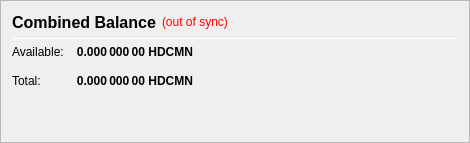
                   <widget class="QFrame" name="frame_CombinedBalances">
                    <property name="minimumSize">
                     <size>
                      <width>470</width>
                      <height>0</height>
                     </size>
                    </property>
                    <property name="frameShape">
                     <enum>QFrame::StyledPanel</enum>
                    </property>
                    <property name="frameShadow">
                     <enum>QFrame::Raised</enum>
                    </property>
                    <layout class="QVBoxLayout" name="verticalLayout_5">
                     <item>
                      <layout class="QHBoxLayout" name="horizontalLayout_5" stretch="0,0,0">
                       <item>
                        <widget class="QLabel" name="label_5z">
                         <property name="minimumSize">
                          <size>
                           <width>0</width>
                           <height>20</height>
                          </size>
                         </property>
                         <property name="font">
                          <font>
                           <pointsize>12</pointsize>
                           <weight>75</weight>
                           <bold>true</bold>
                          </font>
                         </property>
                         <property name="toolTip">
                          <string>Combined Balance (including unconfirmed and immature coins)</string>
                         </property>
                         <property name="text">
                          <string>Combined Balance</string>
                         </property>
                        </widget>
                       </item>
                       <item>
                        <widget class="QLabel" name="labelWalletStatus">
                         <property name="cursor">
                          <cursorShape>WhatsThisCursor</cursorShape>
                         </property>
                         <property name="toolTip">
                          <string>The displayed information may be out of date. Your wallet automatically synchronizes with the HondaisCoinMN network after a connection is established, but this process has not completed yet.</string>
                         </property>
                         <property name="styleSheet">
                          <string notr="true">QLabel { color: red; }</string>
                         </property>
                         <property name="text">
                          <string notr="true">(out of sync)</string>
                         </property>
                         <property name="alignment">
                          <set>Qt::AlignLeading|Qt::AlignLeft|Qt::AlignVCenter</set>
                         </property>
                        </widget>
                       </item>
                       <item>
                        <spacer name="horizontalSpacer_1">
                         <property name="orientation">
                          <enum>Qt::Horizontal</enum>
                         </property>
                         <property name="sizeHint" stdset="0">
                          <size>
                           <width>40</width>
                           <height>20</height>
                          </size>
                         </property>
                        </spacer>
                       </item>
                      </layout>
                     </item>
                     <item>
                      <widget class="Line" name="line_CombinedBalance">
                       <property name="minimumSize">
                        <size>
                         <width>0</width>
                         <height>1</height>
                        </size>
                       </property>
                       <property name="maximumSize">
                        <size>
                         <width>16777215</width>
                         <height>1</height>
                        </size>
                       </property>
                       <property name="orientation">
                        <enum>Qt::Horizontal</enum>
                       </property>
                      </widget>
                     </item>
                     <item>
                      <layout class="QGridLayout" name="gridLayout_3">
                       <property name="spacing">
                        <number>12</number>
                       </property>
                       <item row="1" column="0">
                        <widget class="QLabel" name="labelBalanceTextz">
                         <property name="text">
                          <string>Available:</string>
                         </property>
                        </widget>
                       </item>
                       <item row="1" column="1">
                        <widget class="QLabel" name="labelBalancez">
                         <property name="font">
                          <font>
                           <weight>75</weight>
                           <bold>true</bold>
                          </font>
                         </property>
                         <property name="cursor">
                          <cursorShape>IBeamCursor</cursorShape>
                         </property>
                         <property name="toolTip">
                          <string>Your current spendable balance</string>
                         </property>
                         <property name="text">
                          <string notr="true">0.000 000 00 HDCMN</string>
                         </property>
                         <property name="alignment">
                          <set>Qt::AlignRight|Qt::AlignTrailing|Qt::AlignVCenter</set>
                         </property>
                         <property name="textInteractionFlags">
                          <set>Qt::LinksAccessibleByMouse|Qt::TextSelectableByKeyboard|Qt::TextSelectableByMouse</set>
                         </property>
                        </widget>
                       </item>
                       <item row="2" column="0">
                        <widget class="QLabel" name="labelTotalTextz">
                         <property name="text">
                          <string>Total:</string>
                         </property>
                        </widget>
                       </item>
                       <item row="2" column="1">
                        <widget class="QLabel" name="labelTotalz">
                         <property name="font">
                          <font>
                           <weight>75</weight>
                           <bold>true</bold>
                          </font>
                         </property>
                         <property name="cursor">
                          <cursorShape>IBeamCursor</cursorShape>
                         </property>
                         <property name="toolTip">
                          <string>Total Balance, including all unavailable coins.</string>
                         </property>
                         <property name="text">
                          <string notr="true">0.000 000 00 HDCMN</string>
                         </property>
                         <property name="alignment">
                          <set>Qt::AlignRight|Qt::AlignTrailing|Qt::AlignVCenter</set>
                         </property>
                         <property name="textInteractionFlags">
                          <set>Qt::LinksAccessibleByMouse|Qt::TextSelectableByKeyboard|Qt::TextSelectableByMouse</set>
                         </property>
                        </widget>
                       </item>
                       <item row="2" column="3">
                        <spacer name="horizontalSpacer_2">
                         <property name="orientation">
                          <enum>Qt::Horizontal</enum>
                         </property>
                         <property name="sizeHint" stdset="0">
                          <size>
                           <width>40</width>
                           <height>20</height>
                          </size>
                         </property>
                        </spacer>
                       </item>
                      </layout>
                     </item>
                     <item>
                      <spacer name="verticalSpacer_1">
                       <property name="orientation">
                        <enum>Qt::Vertical</enum>
                       </property>
                       <property name="sizeHint" stdset="0">
                        <size>
                         <width>20</width>
                         <height>40</height>
                        </size>
                       </property>
                      </spacer>
                     </item>
                    </layout>
                   </widget>
